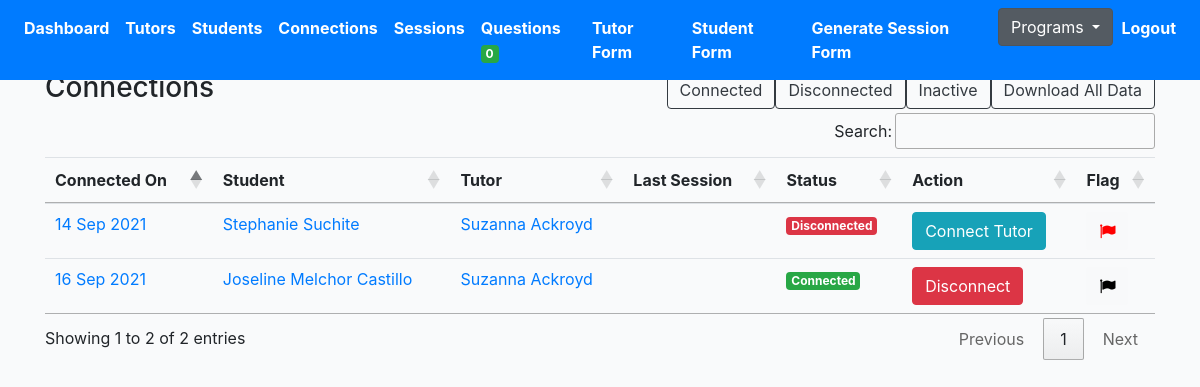
The app's page /tutoring/connections/ (signed in), older data.
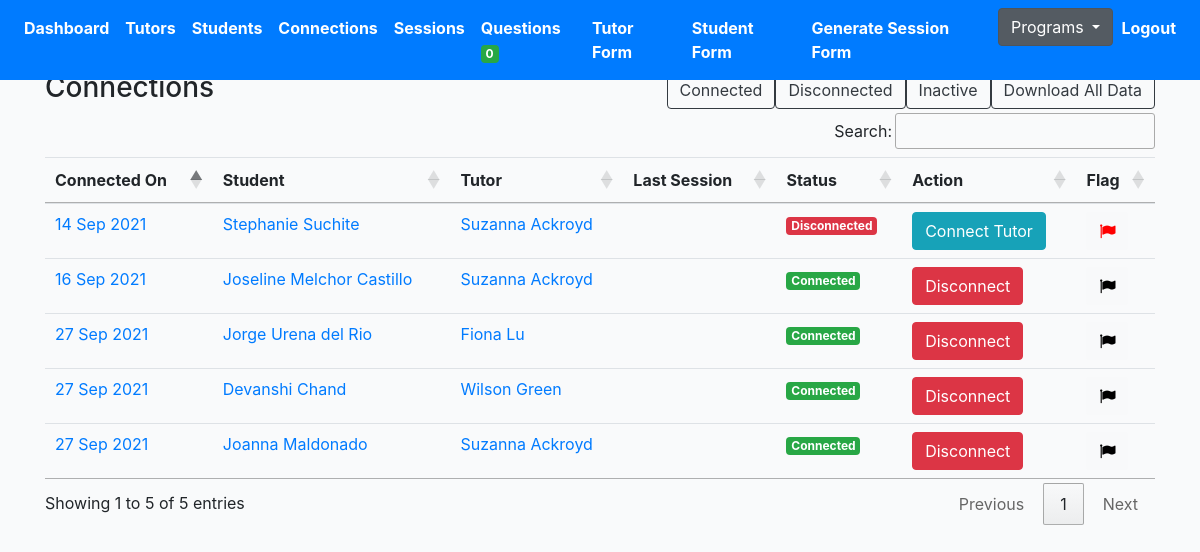
The same page, newer data.
### profiles/models.py (models this page shows, shortened)
class Connection(models.Model):
    created = models.DateTimeField(auto_now_add=True)
    student = models.ForeignKey(Profile, on_delete=models.CASCADE, related_name='student')
    tutor = models.ForeignKey(Profile, on_delete=models.CASCADE, related_name='tutor')
    status = models.CharField(max_length=200, choices=STATUS_CHOICES)
    updated = models.DateTimeField(auto_now=True)
    flag = models.BooleanField(default=False)
    note = models.TextField(null=True, blank=True, max_length=1000)
    def get_absolute_url(self):
        return reverse("profiles:connection-detail-view", kwargs={"pk": self.pk})
    def get_sessions(self):
        return self.session_set.filter(submit_status=True).order_by('-updated')[:1]

class Profile(models.Model):
    role = models.CharField(max_length=200, choices=ROLE_CHOICES_PROFILE, null=True)
    avatar = models.ImageField(default='avatar.png', upload_to='avatars/')
    first_name = models.CharField(max_length=200, blank=True)
    last_name = models.CharField(max_length=200, blank=True)
    email = models.EmailField(max_length=200, blank=True)
    student_grade = models.CharField(null=True, blank=True, max_length=200, choices=STUDENT_GRADE_CHOICES)
    grade = models.CharField(null=True, blank=True, max_length=200, choices=GRADE_CHOICES)
    academic_advisor = models.ForeignKey(Academicadvisor, null=True, blank=True, on_delete=models.CASCADE, related_name='academic_advisor')
    academic_advisor_email = models.EmailField(max_length=200, blank=True)
    subjects = models.ManyToManyField(Subject, blank=True, related_name='subjects')
    school = models.CharField(max_length=200, blank=True)
    friends = models.ManyToManyField("self", blank=True, related_name='testfriends')
    updated = models.DateTimeField(auto_now=True)
    created = models.DateTimeField(auto_now_add=True)
    slug = models.SlugField(unique=True, blank=True)
    flag = models.BooleanField(default=False)
    parent1_first_name = models.CharField(max_length=200, blank=True)
    parent1_last_name = models.CharField(max_length=200, blank=True)
    parent1_phone = models.CharField(max_length=200, blank=True)
    parent1_email = models.EmailField(max_length=200, blank=True)
    student_capacity = models.IntegerField(null=True, blank=True)
    phone = models.CharField(max_length=200, blank=True)
    question = models.TextField(null=True, blank=True, max_length=1000)
    languages = models.ManyToManyField(Language, blank=True, related_name='subjects')
    comfortable_share_phone = models.BooleanField(default=False)
    permission_share_grade = models.BooleanField(default=False)
    optional_school_loop_profile_link = models.TextField(null=True, blank=True, max_length=500)
    optional_school_loop_username = models.TextField(null=True, blank=True, max_length=500)
    optional_school_loop_password = models.TextField(null=True, blank=True, max_length=500)
    parent_languages = models.CharField(null=True, blank=True, max_length=200, choices=LANGUAGE_CHOICES)
    age = models.IntegerField(null=True, blank=True)
    ethnic = models.CharField(null=True, blank=True, max_length=200, choices=ETHNIC_CHOICES)
    note = models.TextField(null=True, blank=True, max_length=1000)
    interest = models.ManyToManyField(Interest, blank=True, related_name='interest')
    check = models.CharField(null=True, blank=True, max_length=200, choices=YES_NO)
    status = models.CharField(null=True, blank=True, max_length=200, choices=PROFILE_STATUS, default='active')
    def get_absolute_url(self):
        return reverse("profiles:profile-detail-view", kwargs={"slug": self.slug})
    __initial_first_name = None
    __initial_last_name = None
    def __init__(self, *args, **kwargs):
        super().__init__(*args, **kwargs)
        self.__initial_first_name = self.first_name
        self.__initial_last_name = self.last_name

### profiles/views.py (the view)
# urls.py: path('connections/', ConnectionListView.as_view(), name='connection-list'),
@method_decorator(login_required, name='dispatch')
@method_decorator(allowed_users(allowed_roles=['tutor', 'admin']), name='dispatch')
class ConnectionListView(ListView):
    model = Connection
    template_name = 'tutor/connection-list.html'
    def get_queryset(self):
        qs = Connection.objects.all().order_by('-created')
        return qs

### cprofiles/context_processors.py (called while the page is built)
def choice_question(request):
    if(request.user.id):
        choice_unanswered_question_num = Question.objects.filter(status="UNANSWERED").count()
        return {
            'choice_unanswered_question_num' : choice_unanswered_question_num
        }
    return {}

### middleschool/context_processors.py (called while the page is built)
def middle_school_question(request):
    if(request.user.id):
        middle_school_unanswered_question_num = Question.objects.filter(status="UNANSWERED").count()
        return {
            'middle_school_unanswered_question_num' : middle_school_unanswered_question_num
        }
    return {}

### mprofiles/context_processors.py (called while the page is built)
def mentor_question(request):
    if(request.user.id):
        mentor_unanswered_question_num = Question.objects.filter(status="UNANSWERED").count()
        return {
            'mentor_unanswered_question_num' : mentor_unanswered_question_num
        }
    return {}

### profiles/context_processors.py (called while the page is built)
def high_school_question(request):
    if(request.user.id):
        high_school_unanswered_question_num = Question.objects.filter(status="UNANSWERED").count()
        return {
            'high_school_unanswered_question_num' : high_school_unanswered_question_num
        }
    return {}

### templates/tutor/connection-list.html (shortened to what this page needs)
{% extends 'base.html' %}
{% load static %}
{% block stylesheet %}{% static '/css/my_invites.css' %}{% endblock %}
{% block content %}
<div class="row">
    <div class="col-auto mr-auto">
        <h3>Connections</h3>
    </div>
    <div class="col-auto">
        <div class="btn-group" role="group" aria-label="Basic example">
            <form action="{% url 'profiles:search-connection' %}" method="POST">
                <button type="submit" class="btn btn-outline-dark">Connected</button>
            </form>
            <form action="{% url 'profiles:search-connection' %}" method="POST">
                <button type="submit" class="btn btn-outline-dark">Disconnected</button>
            </form>
            <form action="{% url 'profiles:search-connection' %}" method="POST">
                <button type="submit" class="btn btn-outline-dark">Inactive</button>
            </form>
            <form action="{% url 'profiles:export-tutoring-connection-list' %}" method="POST">
                <button type="submit" class="btn btn-outline-dark">Download All Data</button>
            </form>
        </div>
    </div>
</div>
<div class="table-responsive-lg">
    <table id="myTable" class="table">
        <thead>
            <tr>
                <th scope="col">Connected On</th>
                <th scope="col">Student</th>
                <th scope="col">Tutor</th>
                <th scope="col">Last Session</th>
                <th scope="col">Status</th>
                <th scope="col">Action</th>
                <th scope="col">Flag</th>
            </tr>
        </thead>
        <tbody>
            {% for obj in object_list %}
            <tr>
                <td><a href="{{obj.get_absolute_url}}">{{obj.created|date:"d M Y"}}</a></td>
                <td><a href="{{obj.student.get_absolute_url}}">{{obj.student.first_name}} {{obj.student.last_name}}</a>
                </td>
                <td><a href="{{obj.tutor.get_absolute_url}}">{{obj.tutor.first_name}} {{obj.tutor.last_name}}</a></td>
                <td>{% for session in obj.get_sessions %}{{session.updated|date:"d M Y"}}{% endfor %}</td>
                <td>
                    {% if obj.status == 'connected' %}
                    <div><span class="badge badge-success">Connected</div>
                    {% elif obj.status == 'disconnected' %}
                    <div><span class="badge badge-danger">Disconnected</div>
                    {% elif obj.status == 'inactive' %}
                    <div><span class="badge badge-warning">Inactive</div>
                    {% endif %}
                </td>
                <td>
                    {% if obj.status == 'connected' %}
                    <form action="{% url 'profiles:remove-connect' %}" method="POST">
                        <button type="submit" class="btn btn-danger">Disconnect</button>
                    </form>
                    {% elif obj.status == 'disconnected' %}
                    <a href="{% url 'profiles:student-detail-view' obj.student.slug %}"><button type="submit"
                            class="btn btn-info">Connect Tutor</button></a>
                    {% endif %}
                </td>
                <td>
                    <form action="{% url 'profiles:flag-connection' %}" method="POST" class='like-form' id='{{obj.id}}'>
                        <button type="submit" class="like_btn btn btn-light like-btn{{obj.id}}">
                            {% if obj.flag == False %}
                            <i class="fa fa-flag thumb{{obj.id}}" style="color:black"></i>
                            {% else %}
                            <i class="fa fa-flag thumb{{obj.id}}" style="color:red"></i>
                            {% endif %}
                        </button>
                    </form>
                </td>
            </tr>
            {% endfor %}
        </tbody>
    </table>
</div>
{% endblock content %}

### templates/base.html (shortened to what this page needs)
{% load static %}
<!DOCTYPE html>
<html lang="en">
<head>
    <link href="https://netdna.bootstrapcdn.com/bootstrap/4.4.1/css/bootstrap.min.css" rel="stylesheet">
    <link href="https://maxcdn.bootstrapcdn.com/font-awesome/4.3.0/css/font-awesome.min.css" rel="stylesheet">
    <link rel="stylesheet" href="https://cdnjs.cloudflare.com/ajax/libs/Chart.js/2.8.0/Chart.min.css"
 />
    <link rel="stylesheet" type="text/css" href="https://cdn.datatables.net/1.10.22/css/jquery.dataTables.min.css">
    <link rel="stylesheet" href="{% static '/css/base.css' %}">
    <link rel="stylesheet" href="{% block stylesheet %}{% endblock %}">
    <link href="https://nightly.datatables.net/css/jquery.dataTables.css" rel="stylesheet" type="text/css" />
    <link rel="stylesheet" type="text/css"
        href="https://cdnjs.cloudflare.com/ajax/libs/select2/4.0.3/css/select2.min.css">
    <link href="//cdn.datatables.net/buttons/1.6.2/css/buttons.dataTables.min.css" rel="stylesheet" />
</head>
<body>
    <header class="pb-3">
        {% include 'navbar.html' %}
    </header>
    <div class="container">
        {% block content %}
        {% endblock content %}
    </div>
</body>
</html>

### templates/navbar.html (shortened to what this page needs)
<nav class="navbar navbar-expand-lg navbar-dark bg-primary fixed-top">
    <div class="collapse navbar-collapse" id="navbarSupportedContent">
        <ul class="navbar-nav mr-auto">
            <li class="nav-item active">
                <a class="nav-link" style="font-weight: bold" href="{% url 'profiles:dashboard' %}">Dashboard</a>
            </li>
            <li class="nav-item active">
                <a class="nav-link" style="font-weight: bold" href="{% url 'profiles:tutor-profiles-view' %}">Tutors</a>
            </li>
            <li class="nav-item active">
                <a class="nav-link" style="font-weight: bold"
                    href="{% url 'profiles:student-profiles-view' %}">Students</a>
            </li>
            <li class="nav-item active">
                <a class="nav-link" style="font-weight: bold"
                    href="{% url 'profiles:connection-view' %}">Connections</a>
            </li>
            <li class="nav-item active">
                <a class="nav-link" style="font-weight: bold" href="{% url 'profiles:session-view' %}">Sessions</a>
            </li>
            <li class="nav-item active">
                <a class="nav-link" style="font-weight: bold" href="{% url 'profiles:question-list-view' %}">Questions <span class="badge badge-success">{{high_school_unanswered_question_num}}</span></a>
            </li>
        </ul>
        <ul class="navbar-nav ml-auto">
            <li class="nav-item active">
                <a class="nav-link" style="font-weight: bold" href="{% url 'profiles:tutor-profile-form' %}"
                    target="_blank">Tutor Form</a>
            </li>
            <li class="nav-item active">
                <a class="nav-link" style="font-weight: bold" href="{% url 'profiles:student-profile-form' %}"
                    target="_blank">Student Form</a>
            </li>
            {% ifequal user.groups.all.0.name "admin" %}
            <li class="nav-item active">
                <a class="nav-link" style="font-weight: bold" href="{% url 'profiles:generate-session-form' %}">Generate
                    Session Form</a>
            </li>
            <div class="dropdown show">
                <a class="btn btn-secondary dropdown-toggle" href="#" role="button" id="dropdownMenuLink"
                    data-toggle="dropdown" aria-haspopup="true" aria-expanded="false">
                    Programs
                </a>
            </div>
            {% endifequal %}
            <li class="nav-item active">
                <a class="nav-link" style="font-weight: bold" href="{% url 'logout' %}">Logout</a>
            </li>
        </ul>
    </div>
</nav>

### core/static/css/base.css (style rules this page uses)
.container { width: 100%; padding-right: 15px; padding-left: 15px; margin-right: auto; margin-left: auto; margin-top: 55px; }
body { background:#FAFAFA; }

### core/static/css/my_invites.css (style rules this page uses)
body { margin-top:20px; background:#FAFAFA; }
body { background-color: #f9fafb; margin-top:0px; }

Row changes from the older to the newer data that the page shows:
added Connection: created "27 Sep 2021", student.first_name "Jorge", student.last_name "Urena del Rio", tutor.first_name "Fiona", tutor.last_name "Lu", status "Connected"
added Connection: created "27 Sep 2021", student.first_name "Devanshi", student.last_name "Chand", tutor.first_name "Wilson", tutor.last_name "Green", status "Connected"
added Connection: created "27 Sep 2021", student.first_name "Joanna", student.last_name "Maldonado", tutor.first_name "Suzanna", tutor.last_name "Ackroyd", status "Connected"
Text that changed along with them:
text written by a page script: "Search: Showing 1 to 2 of 2 entries Previous 1 Next" → "Search: Showing 1 to 5 of 5 entries Previous 1 Next"
